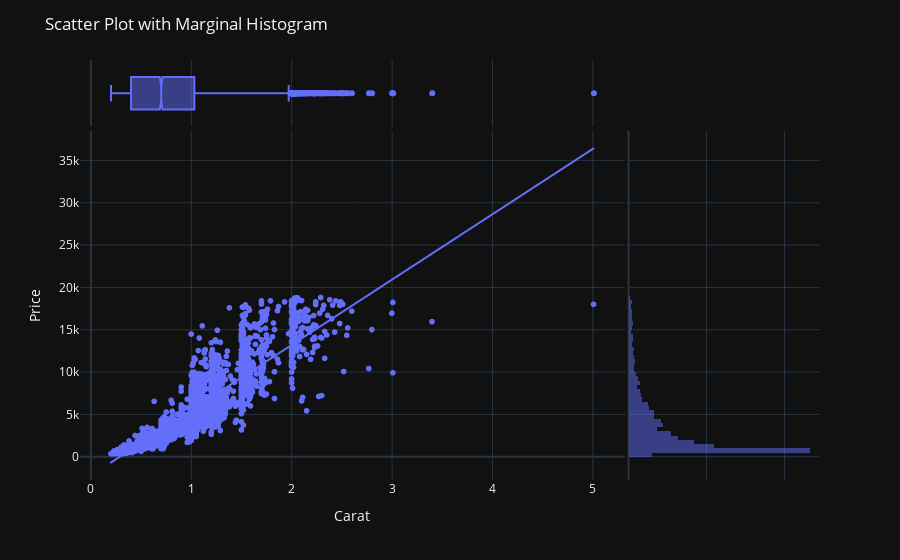

The notebook cell saved with this chart:
### Markdown cell above
# 🐔: Box + Hist

### Code cell
fig = px.scatter(
    df,
    x="carat",
    y="price",
    marginal_x="box",
    marginal_y="histogram",
    trendline="ols",
)

fig.update_layout(
    template="plotly_dark",
    title="Scatter Plot with Marginal Histogram",
    xaxis_title="Carat",
    yaxis_title="Price",
)
fig.show()

### Figure 1 — Plotly figure (JSON) as saved in the notebook; plotly's stock layout.template omitted (floating-point values rounded to 4 significant figures; data arrays with more than 128 entries replaced by an {"elided": "..."} marker saying what was removed)
{"data": [{"hovertemplate": "carat=%{x}<br>price=%{y}<extra></extra>", "legendgroup": "", "marker": {"color": "#636efa", "symbol": "circle"}, "mode": "markers", "name": "", "showlegend": false, "type": "scattergl", "x": {"elided": "5000 float values"}, "xaxis": "x", "y": {"elided": "5000 int values"}, "yaxis": "y"}, {"hovertemplate": "carat=%{x}<extra></extra>", "legendgroup": "", "marker": {"color": "#636efa", "symbol": "circle"}, "name": "", "notched": true, "showlegend": false, "type": "box", "x": {"elided": "5000 float values"}, "xaxis": "x3", "yaxis": "y3"}, {"bingroup": "y", "hovertemplate": "price=%{y}<br>count=%{x}<extra></extra>", "legendgroup": "", "marker": {"color": "#636efa"}, "name": "", "opacity": 0.5, "showlegend": false, "type": "histogram", "xaxis": "x2", "y": {"elided": "5000 int values"}, "yaxis": "y2"}, {"hovertemplate": "<b>OLS trendline</b><br>price = 7718.89 * carat + -2228.8<br>R<sup>2</sup>=0.849753<br><br>carat=%{x}<br>price=%{y} <b>(trend)</b><extra></extra>", "legendgroup": "", "marker": {"color": "#636efa", "symbol": "circle"}, "mode": "lines", "name": "", "showlegend": false, "type": "scattergl", "x": {"elided": "5000 float values"}, "xaxis": "x", "y": {"elided": "5000 float values"}, "yaxis": "y"}], "layout": {"barmode": "overlay", "legend": {"tracegroupgap": 0}, "margin": {"t": 60}, "title": {"text": "Scatter Plot with Marginal Histogram"}, "xaxis": {"anchor": "y", "domain": [0, 0.7363], "title": {"text": "Carat"}}, "xaxis2": {"anchor": "y2", "domain": [0.7413, 1], "matches": "x2", "showgrid": true, "showline": false, "showticklabels": false, "ticks": ""}, "xaxis3": {"anchor": "y3", "domain": [0, 0.7363], "matches": "x", "showgrid": true, "showticklabels": false}, "xaxis4": {"anchor": "y4", "domain": [0.7413, 1], "matches": "x2", "showgrid": true, "showline": false, "showticklabels": false, "ticks": ""}, "yaxis": {"anchor": "x", "domain": [0, 0.8316], "title": {"text": "Price"}}, "yaxis2": {"anchor": "x2", "domain": [0, 0.8316], "matches": "y", "showgrid": true, "showticklabels": false}, "yaxis3": {"anchor": "x3", "domain": [0.8416, 1], "matches": "y3", "showgrid": false, "showline": false, "showticklabels": false, "ticks": ""}, "yaxis4": {"anchor": "x4", "domain": [0.8416, 1], "matches": "y3", "showgrid": true, "showline": false, "showticklabels": false, "ticks": ""}}}
